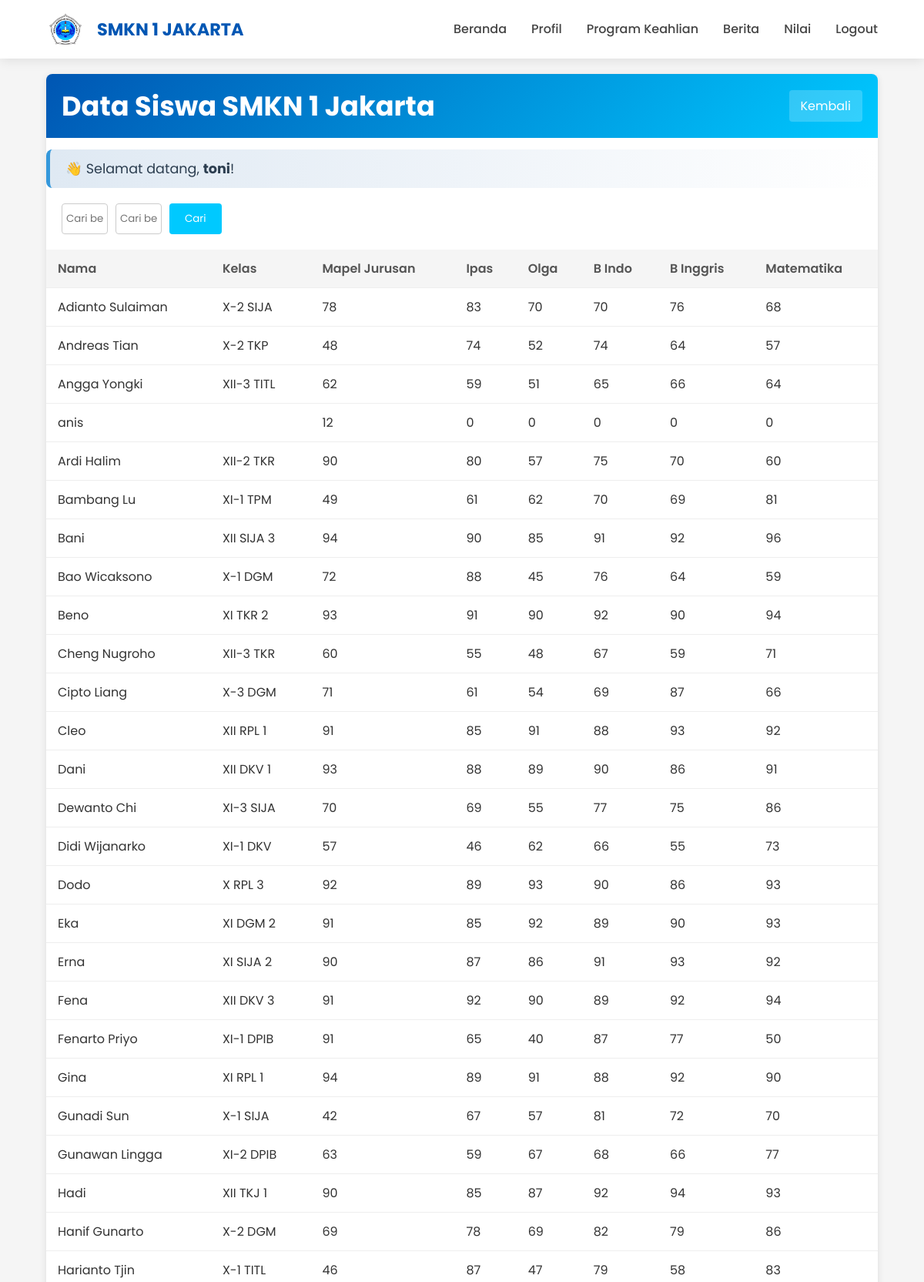
Page /nilaisiswa.php (signed in, upper part) on the committed database.
### tables this page shows
CREATE TABLE `nilaisiswa` (
  `nama` varchar(200) NOT NULL,
  `kelas` varchar(11) NOT NULL,
  `produktif` varchar(11) NOT NULL,
  `ipas` int(11) NOT NULL,
  `olga` int(11) NOT NULL,
  `b_indo` int(11) NOT NULL,
  `b_inggris` int(11) NOT NULL,
  `matematika` int(11) NOT NULL
);

### nilaisiswa.php (the view, shortened to what this page needs)
<?php
include 'config.php';
$filter_nama = isset($_GET['nama']) ? trim($_GET['nama']) : '';
$filter_kelas = isset($_GET['kelas']) ? trim($_GET['kelas']) : '';
$query = "SELECT nama, kelas, produktif, ipas, olga, b_indo, b_inggris, matematika FROM nilaisiswa WHERE 1=1";
$result = mysqli_query($db, $query);
?>
<!DOCTYPE html>
<html lang="id">
<head>
    <link rel="stylesheet" href="https://cdnjs.cloudflare.com/ajax/libs/font-awesome/6.0.0/css/all.min.css">
    <link rel="stylesheet" href="css/nilaisiswa.css?v=3">
</head>
<body>
    <nav>
        <div class="logname" id="nav" href="nilaisiswa">
            <img src="img/smkn1-jakarta.png" alt="Logo SMKN 1 Jakarta">
            <h1>SMKN 1 JAKARTA</h1>
        </div>
        <div class="nav-menu">
            <a href="tmpawal.php">Beranda</a>
            <a href="tmpawal.php #profil">Profil</a>
            <a href="tmpawal.php #programs">Program Keahlian</a>
            <a href="tmpawal.php #berita">Berita</a>
            <a>Nilai</a>
            <a href="landingp.php">Logout</a>
        </div>
    </nav>
    <div class="container">
        <div class="header">
            <h1>Data Siswa SMKN 1 Jakarta</h1>
            <a href="tmpawal.php" class="logout">Kembali</a>
        </div>
        <?php
        $nama_user = $_SESSION['user']['nama'] ?? '';
        $role = $_SESSION['user']['role'] ?? '';
        if (!empty($nama_user)) {
            if ($role === 'siswa') {
                echo "<div class='welcome-message'>👋 Hai <strong>$nama_user</strong>, selamat datang di halaman nilai kamu!</div>";
            } else {
                echo "<div class='welcome-message'>👋 Selamat datang, <strong>$nama_user</strong>!</div>";
            }
        }
        ?>
        <form method="GET">
            <input type="text" name="nama" placeholder="Cari berdasarkan nama" value="<?php echo htmlspecialchars($filter_nama); ?>">
            <input type="text" name="kelas" placeholder="Cari berdasarkan kelas" value="<?php echo htmlspecialchars($filter_kelas); ?>">
            <button type="submit">Cari</button>
        </form>
        <table>
            <thead>
                <tr>
                    <th>Nama</th>
                    <th>Kelas</th>
                    <th>Mapel Jurusan</th>
                    <th>Ipas</th>
                    <th>Olga</th>
                    <th>B Indo</th>
                    <th>B Inggris</th>
                    <th>Matematika</th>
                </tr>
            </thead>
            <tbody>
                <?php while ($row = mysqli_fetch_assoc($result)): ?>
                    <tr>
                        <td><?php echo htmlspecialchars($row['nama']); ?></td>
                        <td><?php echo htmlspecialchars($row['kelas']); ?></td>
                        <td><?php echo htmlspecialchars($row['produktif']); ?></td>
                        <td><?php echo htmlspecialchars($row['ipas']); ?></td>
                        <td><?php echo htmlspecialchars($row['olga']); ?></td>
                        <td><?php echo htmlspecialchars($row['b_indo']); ?></td>
                        <td><?php echo htmlspecialchars($row['b_inggris']); ?></td>
                        <td><?php echo htmlspecialchars($row['matematika']); ?></td>
                    </tr>
                <?php endwhile; ?>
            </tbody>
        </table>
    </div>
</body>
</html>

### css/nilaisiswa.css (style rules this page uses)
* { margin: 0; padding: 0; box-sizing: border-box; font-family: 'Poppins', 'Segoe UI', Tahoma, Geneva, Verdana, sans-serif; }
:root { --primary: #0056b3; --secondary: #ff6b00; --light: #f8faff; --dark: #1a1a1a; --gray: #f0f0f0; --accent: #00c9ff; }
body { background-color: #f5f5f5; min-height: 100vh; display: flex; flex-direction: column; color: #333; }
nav { background-color: white; box-shadow: 0 2px 15px rgba(0, 0, 0, 0.1); padding: 0.8rem 5%; display: flex; justify-content: space-between; align-items: center; position: sticky; top: 0; z-index: 1000; }
.logname { display: flex; align-items: center; gap: 1rem; }
.logname img { height: 50px; width: auto; }
.logname h1 { color: var(--primary); font-size: 1.4rem; font-weight: 700; }
.nav-menu { display: flex; gap: 2rem; }
.nav-menu a { text-decoration: none; color: #444; font-weight: 500; transition: color 0.3s; padding: 0.5rem 0; position: relative; }
.nav-menu a::after { content: ''; position: absolute; bottom: 0; left: 0; width: 0; height: 2px; background-color: var(--primary); transition: width 0.3s; }
.container { width: 90%; max-width: 1200px; margin: 20px auto; background-color: white; box-shadow: 0 2px 10px rgba(0, 0, 0, 0.1); border-radius: 8px; overflow: hidden; }
.header { background: linear-gradient(135deg, var(--primary) 0%, var(--accent) 100%); color: white; padding: 15px 20px; display: flex; justify-content: space-between; align-items: center; }
.header h1 { font-size: 2.2rem; font-weight: 700; }
.logout { background-color: rgba(255, 255, 255, 0.2); color: white; padding: 8px 15px; border-radius: 4px; text-decoration: none; transition: background-color 0.3s; }
form { margin: 20px; display: flex; gap: 10px; flex-wrap: wrap; }
input[type="text"] { width: 60px; padding: 5px; border: 1px solid #ccc; border-radius: 4px; }
button[type="submit"] { background-color: #00c9ff; color: white; border: none; padding: 10px 20px; border-radius: 4px; cursor: pointer; }
table { width: 100%; border-collapse: collapse; margin-bottom: 20px; }
thead { background-color: #f5f5f5; }
th, td { padding: 12px 15px; text-align: left; border-bottom: 1px solid #eee; }
th { font-weight: 600; color: #555; }

### nilaisiswa.php (style rules this page uses)
.welcome-message { background: linear-gradient(to right, #dfe9f3, #ffffff); padding: 12px 20px; border-left: 5px solid #3498db; border-radius: 8px; font-family: 'Poppins', sans-serif; font-size: 1.1em; color: #2c3e50; margin-top: 15px; }

### rows in the picture
nilaisiswa: nama "Adianto Sulaiman", kelas "X-2 SIJA", produktif "78", ipas "83", olga "70", b_indo "70", b_inggris "76", matematika "68"
nilaisiswa: nama "Andreas Tian", kelas "X-2 TKP", produktif "48", ipas "74", olga "52", b_indo "74", b_inggris "64", matematika "57"
nilaisiswa: nama "Angga Yongki", kelas "XII-3 TITL", produktif "62", ipas "59", olga "51", b_indo "65", b_inggris "66", matematika "64"
nilaisiswa: nama "anis", produktif "12", ipas "0", olga "0", b_indo "0", b_inggris "0", matematika "0"
nilaisiswa: nama "Ardi Halim", kelas "XII-2 TKR", produktif "90", ipas "80", olga "57", b_indo "75", b_inggris "70", matematika "60"
nilaisiswa: nama "Bambang Lu", kelas "XI-1 TPM", produktif "49", ipas "61", olga "62", b_indo "70", b_inggris "69", matematika "81"
nilaisiswa: nama "Bani", kelas "XII SIJA 3", produktif "94", ipas "90", olga "85", b_indo "91", b_inggris "92", matematika "96"
nilaisiswa: nama "Bao Wicaksono", kelas "X-1 DGM", produktif "72", ipas "88", olga "45", b_indo "76", b_inggris "64", matematika "59"
nilaisiswa: nama "Beno", kelas "XI TKR 2", produktif "93", ipas "91", olga "90", b_indo "92", b_inggris "90", matematika "94"
nilaisiswa: nama "Cheng Nugroho", kelas "XII-3 TKR", produktif "60", ipas "55", olga "48", b_indo "67", b_inggris "59", matematika "71"
nilaisiswa: nama "Cipto Liang", kelas "X-3 DGM", produktif "71", ipas "61", olga "54", b_indo "69", b_inggris "87", matematika "66"
nilaisiswa: nama "Cleo", kelas "XII RPL 1", produktif "91", ipas "85", olga "91", b_indo "88", b_inggris "93", matematika "92"
nilaisiswa: nama "Dani", kelas "XII DKV 1", produktif "93", ipas "88", olga "89", b_indo "90", b_inggris "86", matematika "91"
nilaisiswa: nama "Dewanto Chi", kelas "XI-3 SIJA", produktif "70", ipas "69", olga "55", b_indo "77", b_inggris "75", matematika "86"
nilaisiswa: nama "Didi Wijanarko", kelas "XI-1 DKV", produktif "57", ipas "46", olga "62", b_indo "66", b_inggris "55", matematika "73"
nilaisiswa: nama "Dodo", kelas "X RPL 3", produktif "92", ipas "89", olga "93", b_indo "90", b_inggris "86", matematika "93"
nilaisiswa: nama "Eka", kelas "XI DGM 2", produktif "91", ipas "85", olga "92", b_indo "89", b_inggris "90", matematika "93"
nilaisiswa: nama "Erna", kelas "XI SIJA 2", produktif "90", ipas "87", olga "86", b_indo "91", b_inggris "93", matematika "92"
nilaisiswa: nama "Fena", kelas "XII DKV 3", produktif "91", ipas "92", olga "90", b_indo "89", b_inggris "92", matematika "94"
nilaisiswa: nama "Fenarto Priyo", kelas "XI-1 DPIB", produktif "91", ipas "65", olga "40", b_indo "87", b_inggris "77", matematika "50"
nilaisiswa: nama "Gina", kelas "XI RPL 1", produktif "94", ipas "89", olga "91", b_indo "88", b_inggris "92", matematika "90"
nilaisiswa: nama "Gunadi Sun", kelas "X-1 SIJA", produktif "42", ipas "67", olga "57", b_indo "81", b_inggris "72", matematika "70"
nilaisiswa: nama "Gunawan Lingga", kelas "XI-2 DPIB", produktif "63", ipas "59", olga "67", b_indo "68", b_inggris "66", matematika "77"
nilaisiswa: nama "Hadi", kelas "XII TKJ 1", produktif "90", ipas "85", olga "87", b_indo "92", b_inggris "94", matematika "93"
nilaisiswa: nama "Hanif Gunarto", kelas "X-2 DGM", produktif "69", ipas "78", olga "69", b_indo "82", b_inggris "79", matematika "86"
nilaisiswa: nama "Harianto Tjin", kelas "X-1 TITL", produktif "46", ipas "87", olga "47", b_indo "79", b_inggris "58", matematika "83"

### other values in the picture
$nama_user "toni"
